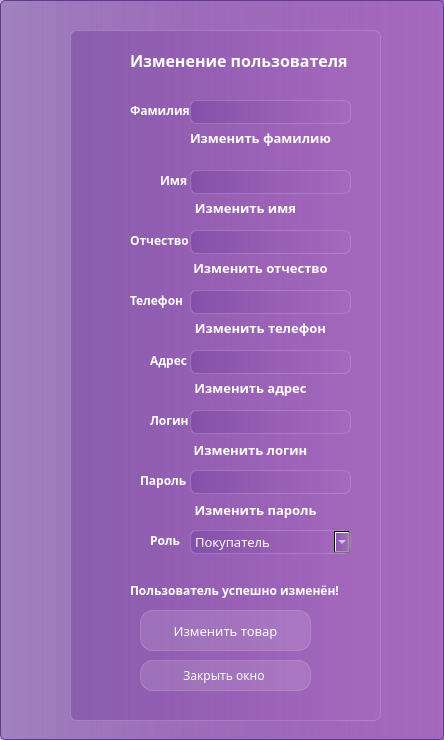
<?xml version="1.0" encoding="UTF-8"?>
<ui version="4.0">
 <class>ChangePersonWindow</class>
 <widget class="QDialog" name="ChangePersonWindow">
  <property name="geometry">
   <rect>
    <x>0</x>
    <y>0</y>
    <width>444</width>
    <height>740</height>
   </rect>
  </property>
  <property name="windowTitle">
   <string>Dialog</string>
  </property>
  <property name="styleSheet">
   <string notr="true">background-color:  qlineargradient( spread:pad,  x1:0, y1:0, x2:1, y2:0,  stop:0 rgba(105, 57, 153, 100),  stop:1 rgba(165, 105, 189, 255));  border: 1px solid #5D3B9B;  border-radius: 5px;
font-family: Everlasting;</string>
  </property>
  <widget class="QFrame" name="frame">
   <property name="geometry">
    <rect>
     <x>70</x>
     <y>30</y>
     <width>311</width>
     <height>691</height>
    </rect>
   </property>
   <property name="styleSheet">
    <string notr="true">backgroud-color: rgba(255, 255, 255, 30);
border: 1px solid rgba(255, 255, 255, 40);
border-radius: 7px;</string>
   </property>
   <widget class="QPushButton" name="Close_button_Clicked">
    <property name="geometry">
     <rect>
      <x>70</x>
      <y>630</y>
      <width>171</width>
      <height>31</height>
     </rect>
    </property>
    <property name="styleSheet">
     <string notr="true">QPushButton {
color: white;
background-color: rgba(255,255,255,30);
border: 1px solid rgba(255,255,255,40);
border-radius: 12px;
} 
QPushButton:hover{
background-color: rgba(255,255,255,40);
}

QPushButton:pressed{
background-color: rgba(255,255,255,70);
}</string>
    </property>
    <property name="text">
     <string>Закрыть окно </string>
    </property>
   </widget>
   <widget class="QPushButton" name="ChangePerson_button_Clicked">
    <property name="geometry">
     <rect>
      <x>70</x>
      <y>580</y>
      <width>171</width>
      <height>41</height>
     </rect>
    </property>
    <property name="styleSheet">
     <string notr="true">QPushButton {
color: white;
background-color: rgba(255,255,255,30);
border: 1px solid rgba(255,255,255,40);
border-radius: 12px;
font-size: 10pt;
} 
QPushButton:hover{
background-color: rgba(255,255,255,40);
}

QPushButton:pressed{
background-color: rgba(255,255,255,70);
}</string>
    </property>
    <property name="text">
     <string>Изменить товар</string>
    </property>
   </widget>
   <widget class="QLineEdit" name="LName">
    <property name="geometry">
     <rect>
      <x>120</x>
      <y>70</y>
      <width>161</width>
      <height>24</height>
     </rect>
    </property>
    <property name="styleSheet">
     <string notr="true">color:white;
padding-left: 10px;</string>
    </property>
    <property name="maxLength">
     <number>50</number>
    </property>
   </widget>
   <widget class="QLabel" name="label">
    <property name="geometry">
     <rect>
      <x>60</x>
      <y>20</y>
      <width>221</width>
      <height>21</height>
     </rect>
    </property>
    <property name="styleSheet">
     <string notr="true">color: white;
font-weight: bold;
border: none;
font-size: 12pt;
background-color: none;</string>
    </property>
    <property name="text">
     <string>Изменение пользователя</string>
    </property>
   </widget>
   <widget class="QLineEdit" name="Adres">
    <property name="geometry">
     <rect>
      <x>120</x>
      <y>320</y>
      <width>161</width>
      <height>24</height>
     </rect>
    </property>
    <property name="styleSheet">
     <string notr="true">color:white;
padding-left: 10px;</string>
    </property>
    <property name="maxLength">
     <number>50</number>
    </property>
   </widget>
   <widget class="QLineEdit" name="login">
    <property name="geometry">
     <rect>
      <x>120</x>
      <y>380</y>
      <width>161</width>
      <height>24</height>
     </rect>
    </property>
    <property name="styleSheet">
     <string notr="true">color:white;
padding-left: 10px;</string>
    </property>
    <property name="maxLength">
     <number>30</number>
    </property>
   </widget>
   <widget class="QLabel" name="label_2">
    <property name="geometry">
     <rect>
      <x>60</x>
      <y>70</y>
      <width>71</width>
      <height>21</height>
     </rect>
    </property>
    <property name="styleSheet">
     <string notr="true">color: white;
font-weight: bold;
font-size: 9pt;
border: none;
background-color: none;</string>
    </property>
    <property name="text">
     <string>Фамилия</string>
    </property>
   </widget>
   <widget class="QLabel" name="label_3">
    <property name="geometry">
     <rect>
      <x>90</x>
      <y>140</y>
      <width>41</width>
      <height>21</height>
     </rect>
    </property>
    <property name="styleSheet">
     <string notr="true">color: white;
font-weight: bold;
font-size: 9pt;
border: none;
background-color: none;</string>
    </property>
    <property name="text">
     <string>Имя</string>
    </property>
   </widget>
   <widget class="QLabel" name="label_8">
    <property name="geometry">
     <rect>
      <x>80</x>
      <y>320</y>
      <width>41</width>
      <height>21</height>
     </rect>
    </property>
    <property name="styleSheet">
     <string notr="true">color: white;
font-weight: bold;
font-size: 9pt;
border: none;
background-color: none;</string>
    </property>
    <property name="text">
     <string>Адрес</string>
    </property>
   </widget>
   <widget class="QLabel" name="label_9">
    <property name="geometry">
     <rect>
      <x>80</x>
      <y>380</y>
      <width>41</width>
      <height>21</height>
     </rect>
    </property>
    <property name="styleSheet">
     <string notr="true">color: white;
font-weight: bold;
font-size: 9pt;
border: none;
background-color: none;</string>
    </property>
    <property name="text">
     <string>Логин</string>
    </property>
   </widget>
   <widget class="QLabel" name="label_10">
    <property name="geometry">
     <rect>
      <x>70</x>
      <y>440</y>
      <width>51</width>
      <height>21</height>
     </rect>
    </property>
    <property name="styleSheet">
     <string notr="true">color: white;
font-weight: bold;
font-size: 9pt;
border: none;
background-color: none;</string>
    </property>
    <property name="text">
     <string>Пароль</string>
    </property>
   </widget>
   <widget class="QLineEdit" name="password">
    <property name="geometry">
     <rect>
      <x>120</x>
      <y>440</y>
      <width>161</width>
      <height>24</height>
     </rect>
    </property>
    <property name="styleSheet">
     <string notr="true">color:white;
padding-left: 10px;</string>
    </property>
    <property name="maxLength">
     <number>30</number>
    </property>
   </widget>
   <widget class="QLabel" name="warning">
    <property name="geometry">
     <rect>
      <x>60</x>
      <y>550</y>
      <width>221</width>
      <height>21</height>
     </rect>
    </property>
    <property name="styleSheet">
     <string notr="true">color: white;
font-weight: bold;
font-size: 9pt;
border: none;
background-color: none;</string>
    </property>
    <property name="text">
     <string>Пользователь успешно изменён!</string>
    </property>
   </widget>
   <widget class="QPushButton" name="ChangeLName_button_Clicked">
    <property name="geometry">
     <rect>
      <x>120</x>
      <y>100</y>
      <width>141</width>
      <height>16</height>
     </rect>
    </property>
    <property name="styleSheet">
     <string notr="true">QPushButton {
color: white;
font-weight: bold;
border: none;
font-size: 10pt;
background-color: none;
} 
QPushButton:hover{
background-color: rgba(255,255,255,40);
}

QPushButton:pressed{
background-color: rgba(255,255,255,70);
}</string>
    </property>
    <property name="text">
     <string>Изменить фамилию</string>
    </property>
   </widget>
   <widget class="QPushButton" name="ChangeFName_button_Clicked">
    <property name="geometry">
     <rect>
      <x>120</x>
      <y>170</y>
      <width>111</width>
      <height>16</height>
     </rect>
    </property>
    <property name="styleSheet">
     <string notr="true">QPushButton {
color: white;
font-weight: bold;
border: none;
font-size: 10pt;
background-color: none;
} 
QPushButton:hover{
background-color: rgba(255,255,255,40);
}

QPushButton:pressed{
background-color: rgba(255,255,255,70);
}</string>
    </property>
    <property name="text">
     <string>Изменить имя</string>
    </property>
   </widget>
   <widget class="QPushButton" name="ChangeAdres_button_Clicked">
    <property name="geometry">
     <rect>
      <x>120</x>
      <y>350</y>
      <width>121</width>
      <height>16</height>
     </rect>
    </property>
    <property name="styleSheet">
     <string notr="true">QPushButton {
color: white;
font-weight: bold;
border: none;
font-size: 10pt;
background-color: none;
} 
QPushButton:hover{
background-color: rgba(255,255,255,40);
}

QPushButton:pressed{
background-color: rgba(255,255,255,70);
}</string>
    </property>
    <property name="text">
     <string>Изменить адрес</string>
    </property>
   </widget>
   <widget class="QPushButton" name="ChangeLogin_button_Clicked">
    <property name="geometry">
     <rect>
      <x>110</x>
      <y>410</y>
      <width>141</width>
      <height>20</height>
     </rect>
    </property>
    <property name="styleSheet">
     <string notr="true">QPushButton {
color: white;
font-weight: bold;
border: none;
font-size: 10pt;
background-color: none;
} 
QPushButton:hover{
background-color: rgba(255,255,255,40);
}

QPushButton:pressed{
background-color: rgba(255,255,255,70);
}</string>
    </property>
    <property name="text">
     <string>Изменить логин</string>
    </property>
   </widget>
   <widget class="QPushButton" name="ChangePassword_button_Clicked">
    <property name="geometry">
     <rect>
      <x>100</x>
      <y>470</y>
      <width>171</width>
      <height>20</height>
     </rect>
    </property>
    <property name="styleSheet">
     <string notr="true">QPushButton {
color: white;
font-weight: bold;
border: none;
font-size: 10pt;
background-color: none;
} 
QPushButton:hover{
background-color: rgba(255,255,255,40);
}

QPushButton:pressed{
background-color: rgba(255,255,255,70);
}</string>
    </property>
    <property name="text">
     <string>Изменить пароль</string>
    </property>
   </widget>
   <widget class="QLineEdit" name="FName">
    <property name="geometry">
     <rect>
      <x>120</x>
      <y>140</y>
      <width>161</width>
      <height>24</height>
     </rect>
    </property>
    <property name="styleSheet">
     <string notr="true">color:white;
padding-left: 10px;</string>
    </property>
    <property name="maxLength">
     <number>50</number>
    </property>
   </widget>
   <widget class="QLineEdit" name="MName">
    <property name="geometry">
     <rect>
      <x>120</x>
      <y>200</y>
      <width>161</width>
      <height>24</height>
     </rect>
    </property>
    <property name="styleSheet">
     <string notr="true">color:white;
padding-left: 10px;</string>
    </property>
    <property name="maxLength">
     <number>50</number>
    </property>
   </widget>
   <widget class="QPushButton" name="ChangeMName_button_Clicked">
    <property name="geometry">
     <rect>
      <x>120</x>
      <y>230</y>
      <width>141</width>
      <height>16</height>
     </rect>
    </property>
    <property name="styleSheet">
     <string notr="true">QPushButton {
color: white;
font-weight: bold;
border: none;
font-size: 10pt;
background-color: none;
} 
QPushButton:hover{
background-color: rgba(255,255,255,40);
}

QPushButton:pressed{
background-color: rgba(255,255,255,70);
}</string>
    </property>
    <property name="text">
     <string>Изменить отчество</string>
    </property>
   </widget>
   <widget class="QLabel" name="label_4">
    <property name="geometry">
     <rect>
      <x>60</x>
      <y>200</y>
      <width>71</width>
      <height>21</height>
     </rect>
    </property>
    <property name="styleSheet">
     <string notr="true">color: white;
font-weight: bold;
font-size: 9pt;
border: none;
background-color: none;</string>
    </property>
    <property name="text">
     <string>Отчество</string>
    </property>
   </widget>
   <widget class="QLineEdit" name="Phone">
    <property name="geometry">
     <rect>
      <x>120</x>
      <y>260</y>
      <width>161</width>
      <height>24</height>
     </rect>
    </property>
    <property name="styleSheet">
     <string notr="true">color:white;
padding-left: 10px;</string>
    </property>
    <property name="maxLength">
     <number>12</number>
    </property>
   </widget>
   <widget class="QPushButton" name="ChangePhone_button_Clicked">
    <property name="geometry">
     <rect>
      <x>120</x>
      <y>290</y>
      <width>141</width>
      <height>16</height>
     </rect>
    </property>
    <property name="styleSheet">
     <string notr="true">QPushButton {
color: white;
font-weight: bold;
border: none;
font-size: 10pt;
background-color: none;
} 
QPushButton:hover{
background-color: rgba(255,255,255,40);
}

QPushButton:pressed{
background-color: rgba(255,255,255,70);
}</string>
    </property>
    <property name="text">
     <string>Изменить телефон</string>
    </property>
   </widget>
   <widget class="QLabel" name="label_5">
    <property name="geometry">
     <rect>
      <x>60</x>
      <y>260</y>
      <width>61</width>
      <height>21</height>
     </rect>
    </property>
    <property name="styleSheet">
     <string notr="true">color: white;
font-weight: bold;
font-size: 9pt;
border: none;
background-color: none;</string>
    </property>
    <property name="text">
     <string>Телефон</string>
    </property>
   </widget>
   <widget class="QComboBox" name="Role">
    <property name="geometry">
     <rect>
      <x>120</x>
      <y>500</y>
      <width>161</width>
      <height>24</height>
     </rect>
    </property>
    <property name="styleSheet">
     <string notr="true">QComboBox{
font-size: 10pt;
color: white;
}
QComboBox::Item {
background-color: rgba(255,255,255,40);
color:white;
}</string>
    </property>
    <item>
     <property name="text">
      <string>Покупатель</string>
     </property>
    </item>
    <item>
     <property name="text">
      <string>Менеджер</string>
     </property>
    </item>
    <item>
     <property name="text">
      <string>Администратор</string>
     </property>
    </item>
   </widget>
   <widget class="QLabel" name="label_11">
    <property name="geometry">
     <rect>
      <x>80</x>
      <y>500</y>
      <width>41</width>
      <height>21</height>
     </rect>
    </property>
    <property name="styleSheet">
     <string notr="true">color: white;
font-weight: bold;
font-size: 9pt;
border: none;
background-color: none;</string>
    </property>
    <property name="text">
     <string>Роль</string>
    </property>
   </widget>
  </widget>
 </widget>
 <resources/>
 <connections/>
</ui>
